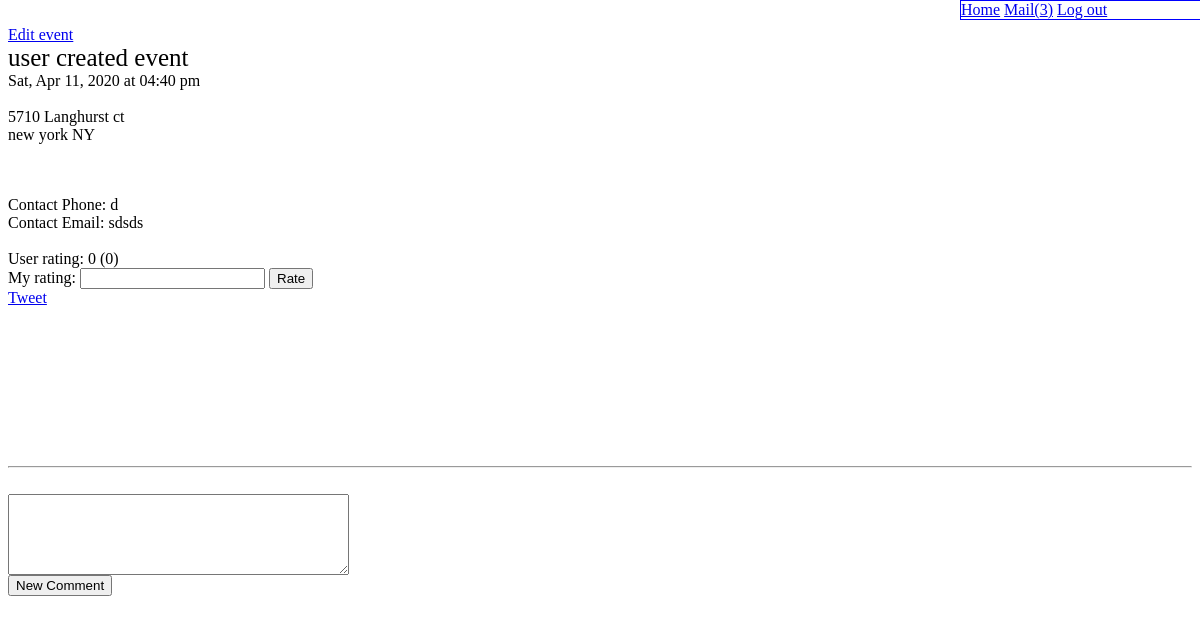
The app's page /event.php?event=215 (signed in) with its own data.
### tables this page shows
CREATE TABLE IF NOT EXISTS `event` (
`eid` int(11) NOT NULL,
  `owner` varchar(255) NOT NULL,
  `name` varchar(500) NOT NULL,
  `rating` int(11) DEFAULT NULL,
  `date` date DEFAULT NULL,
  `approval` bit(1) DEFAULT NULL,
  `description` varchar(10000) DEFAULT NULL,
  `time` time DEFAULT NULL,
  `aid` int(11) DEFAULT NULL,
  `contact_phone` varchar(12) DEFAULT NULL,
  `contact_email` varchar(255) DEFAULT NULL,
  `ecid` int(11) DEFAULT NULL,
  `evid` int(11) DEFAULT NULL
);

CREATE TABLE IF NOT EXISTS `address` (
`aid` int(11) NOT NULL,
  `street` varchar(255) DEFAULT NULL,
  `city` varchar(255) DEFAULT NULL,
  `sid` varchar(2) DEFAULT NULL,
  `p_code` varchar(30) DEFAULT NULL,
  `latitude` float(10,6) NOT NULL DEFAULT '38.000000',
  `longitude` float(10,6) NOT NULL DEFAULT '-98.000000'
);

### db/security.php (called while the page is built)
<?php
function escape($string) {
	return htmlentities(trim($string), ENT_QUOTES, 'UTF-8');
}

### event.php (the view, shortened to what this page needs)
<?php
require 'db/connect.php';
require 'db/security.php';
require 'mysql_functions.php';
if(isset($_GET)){
	if(isset($_COOKIE['user'])){
		$email = trim($_COOKIE['user']);
		$browse = 0;
	} else {
		$browse = 1;
		$email = 1;
	}
	$eid = trim($_GET['event']);
	$temp = $db->query("SELECT * FROM event WHERE (eid) = '" . $eid . "'");
	$event = $temp->fetch_assoc();
	$datetime = DateTime::createFromFormat("Y-m-d H:i:s", "" . $event['date'] . " " . $event['time'] . "");
	$date_con = $datetime->format("D, M d, Y");
	$time_con = $datetime->format("h:i a");
	$event['date'] = $date_con;
	$event['time'] = $time_con;
	$temp = $db->query("SELECT address.*, state.name FROM address, state
			WHERE (address.aid) = '" . $event['aid'] . "' && (state.sid) = (address.sid) " );
	$address = $temp->fetch_assoc();
	$admin = false;
	$super_admin = false;
	$owner = false;
	if($browse != 1){
		$admin = checkEventAdmin($eid, $email, $db);
		$super_admin = checkEventSuperAdmin($eid, $email, $db);
		$owner = false;
	}
	$temp = $db->query("SELECT SUM(vote) as sum, COUNT(vote) as votes FROM event_voters
		WHERE (eid) = '" . $eid . "'");
	$votes = $temp->fetch_assoc();
} else {
	header("Location:index.php?result=time_out");
}
?>
<!doctype html PUBLIC "-//W3C//DTD XHTML 1.0 Transitional//EN"
"http://www.w3.org/TR/xhtml1/DTD/xhtml1-transitional.dtd">
<html>
<head>
	<link rel="stylesheet" type="text/css" href="pagestyle.css">
</head>
<body>
	<div id="map-canvas"></div>
		<div id="event_info">
			<?php if($admin || $super_admin || $owner) {
			?>
				<br>
				<a href="event_edit.php?event=<?php echo escape($event['eid']); ?>">Edit event</a><br>
			<?php
			}
			?>
			<div id="event_title"><?php echo escape($event['name']); ?> </div>
			<div id="event_time" >
				<?php echo escape($event['date']); ?> at <?php echo escape($event['time']); ?> <br>
			</div>
			<br>
		<?php if(!empty($event['aid'])){ ?>
			<div id="event_location" >
				<?php echo escape($address['street']); ?><br>
				<?php echo escape($address['city']); ?> <?php echo escape($address['sid']); ?> <?php echo escape($address['p_code']); ?><br>
			</div>
			<br>
		<?php } ?>
			<br>
		<?php if(!empty($event['contact_phone']) && !empty($event['contact_email'])){ ?>
			<div id="event_contact" >
				Contact Phone: <?php echo escape($event['contact_phone']); ?> <br>
				Contact Email: <?php echo escape($event['contact_email']); ?> <br><br>
			</div>
		<?php } ?>
		User rating: <?php echo escape( ($votes['votes'] == 0 ? 0.0 : $votes['sum'] / $votes['votes']) ); ?> (<?php echo escape($votes['votes']); ?>)<br>
		<?php if($browse != 1){ ?>
		<form method="POST" action="?event=<?php echo escape($eid); ?>">
			My rating: <input type="text" onchange="handleRating(this);" name="rating" />
			<input type="submit" value="Rate" name="rate"/>
		</form>
		<?php } ?>
		<a href="https://twitter.com/share" class="twitter-share-button">Tweet</a>
		</div>
	<hr>
	<br>
	<div id="event_comment_section" >
		<?php if($browse != 1){ ?>
		<div id="event_comment">
			<form action="?event=<?php echo escape($event['eid']); ?>" method="POST" >
				<textarea cols="40" rows="5" name="comment_text"></textarea><br>
				<input type="submit" value="New Comment" /><br>
			</form>
		</div>
		<?php
		}
			?>
	</div>
</body>
</html>

### pagestyle.css (style rules this page uses)
#event_title { font-size: 25px ; }

### event.php (style rules this page uses)
#map-canvas { width: 500px; height: 400px; margin-left: 10px; margin-top: 30px; float: right; }
#event_info { min-height: 450px; }

### records on screen
event: name "user created event", contact_phone "d", contact_email "sdsds"
address: street "5710 Langhurst ct", city "new york", sid "NY"

### other values on screen
$inbox "3"
$event['date'] "Sat, Apr 11, 2020"
$event['time'] "04:40 pm"
$votes['votes'] == 0 ? 0.0 : $votes['sum'] / $votes['votes'] "0"
$votes['votes'] "0"
